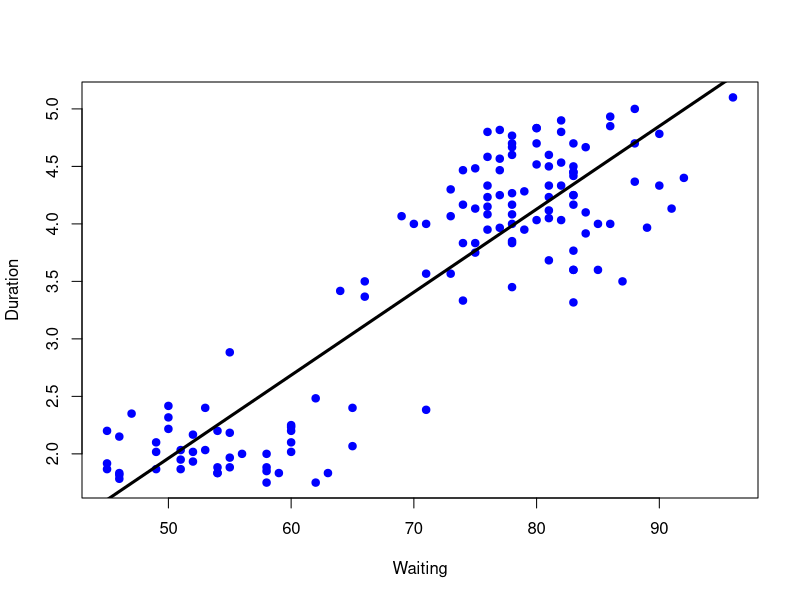
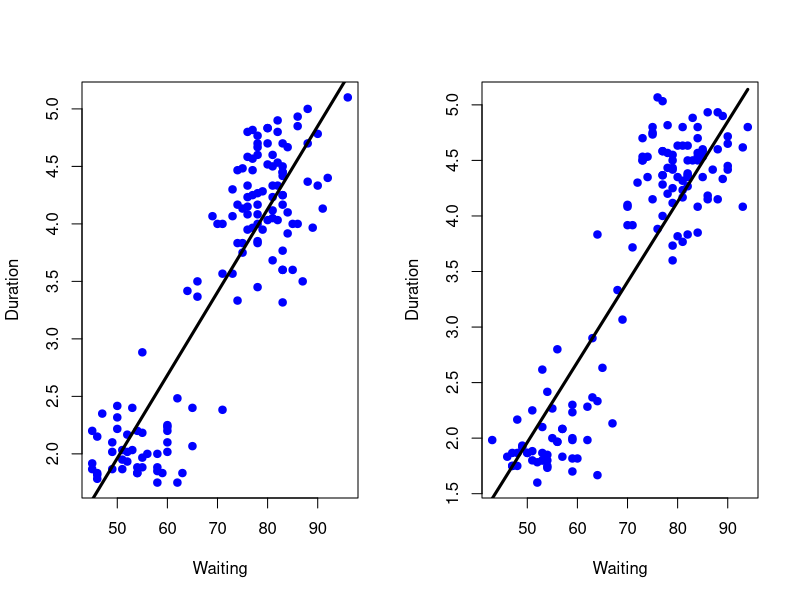
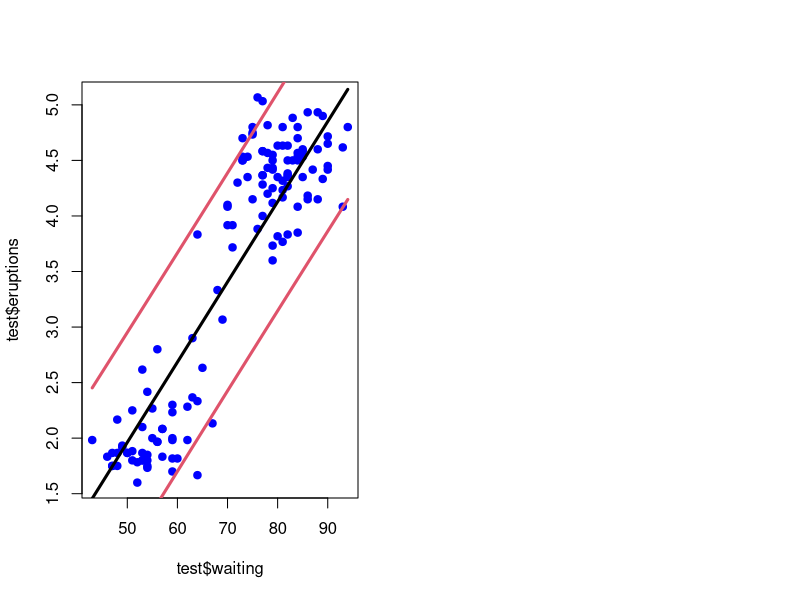

These charts were generated, in order, by the following R code:

library(caret)
data(faithful)
set.seed(333)
inTrain <- createDataPartition(
		y=faithful$waiting,
		p=0.5,
		list=FALSE);
training <- faithful[inTrain,];
test <- faithful[-inTrain,];

head(training);

plot(
training$waiting,
training$eruptions,
pch=19,
col="blue",
xlab="Waiting",
ylab="Duration");

lm1 <- lm(eruptions ~ waiting, data=training);

summary(lm1);

lines(training$waiting, lm1$fitted, lwd=3);

#predicting a new value
coef(lm1)[1] + coef(lm1)[2] * 80
newdata = data.frame(waiting=80)
predict(lm1, newdata)

#plot training vs testing
par(mfrow=c(1,2))
plot(
training$waiting,
training$eruptions,
pch=19,
col="blue",
xlab="Waiting",
ylab="Duration");

lines(training$waiting, predict(lm1, training), lwd=3);

plot(
test$waiting,
test$eruptions,
pch=19,
col="blue",
xlab="Waiting",
ylab="Duration");

lines(test$waiting, predict(lm1, newdata=test), lwd=3);

#set errors
sqrt(sum((lm1$fitted - training$eruptions)^2))
sqrt(sum((predict(lm1, newdata=test) - test$eruptions)^2))

#predictions interval - confidence


pred1 <- predict(lm1, newdata=test, interval="prediction");
ord = order(test$waiting);
plot(test$waiting, test$eruptions, pch=19, col="blue");
matlines(test$waiting[ord], pred1[ord,], type='l',, col=c(1,2,2), lty=c(1,1,1), lwd=3);

#regretion with caret

ModelFit <- train(eruptions~waiting, data=training, method='lm');
summary(ModelFit);
